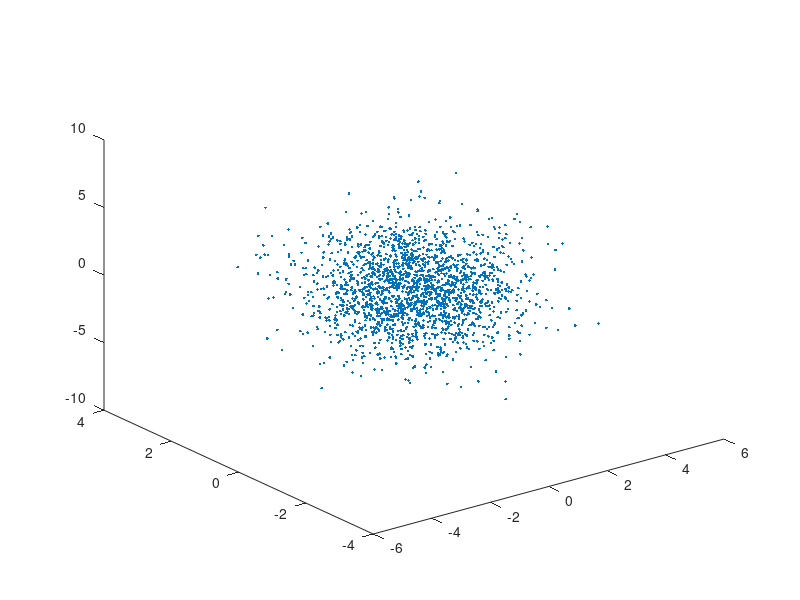
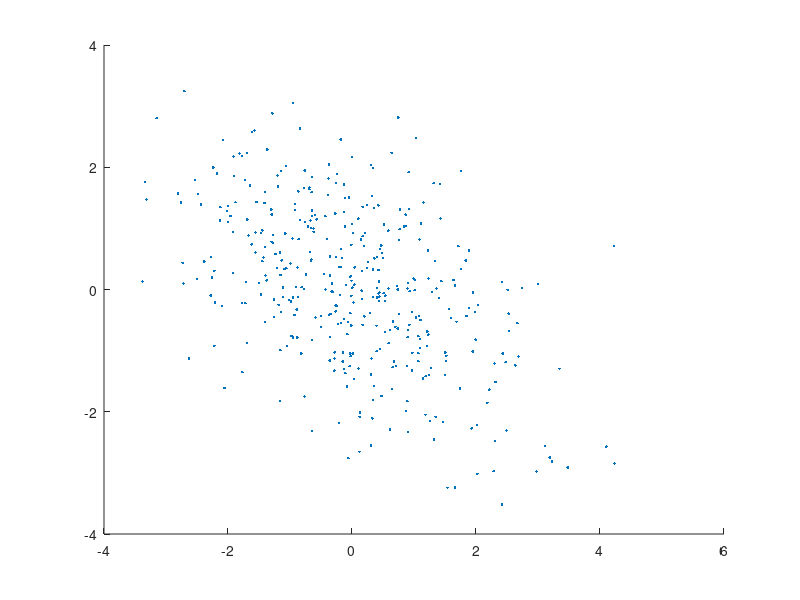

These figures' MATLAB source, in order:
function [] = assignment08()

%% Exercise 3

Sigma=[2 0 0;0 1 0;0 0 4];
mu=[0,0,0];
n = 2000;

X = GenerateData(Sigma, mu, n)

plot3(X(:,1), X(:,2), X(:,3), '.')

v = sqrt(2)/2 * [ 1, 1; -1, 1 ];
d = [ 3, 0; 0, 1 ];

Sigma = v * d * v'
mu = [0 0];

X = GenerateData(Sigma, mu, 400)
figure;
hold on;
plot(X(:,1), X(:,2), '.');
end

function [X] = GenerateData(Sigma, mu, n)

S1 = chol(Sigma);
X = repmat(mu,n,1) + randn(n,size(Sigma,1))*S1;

end